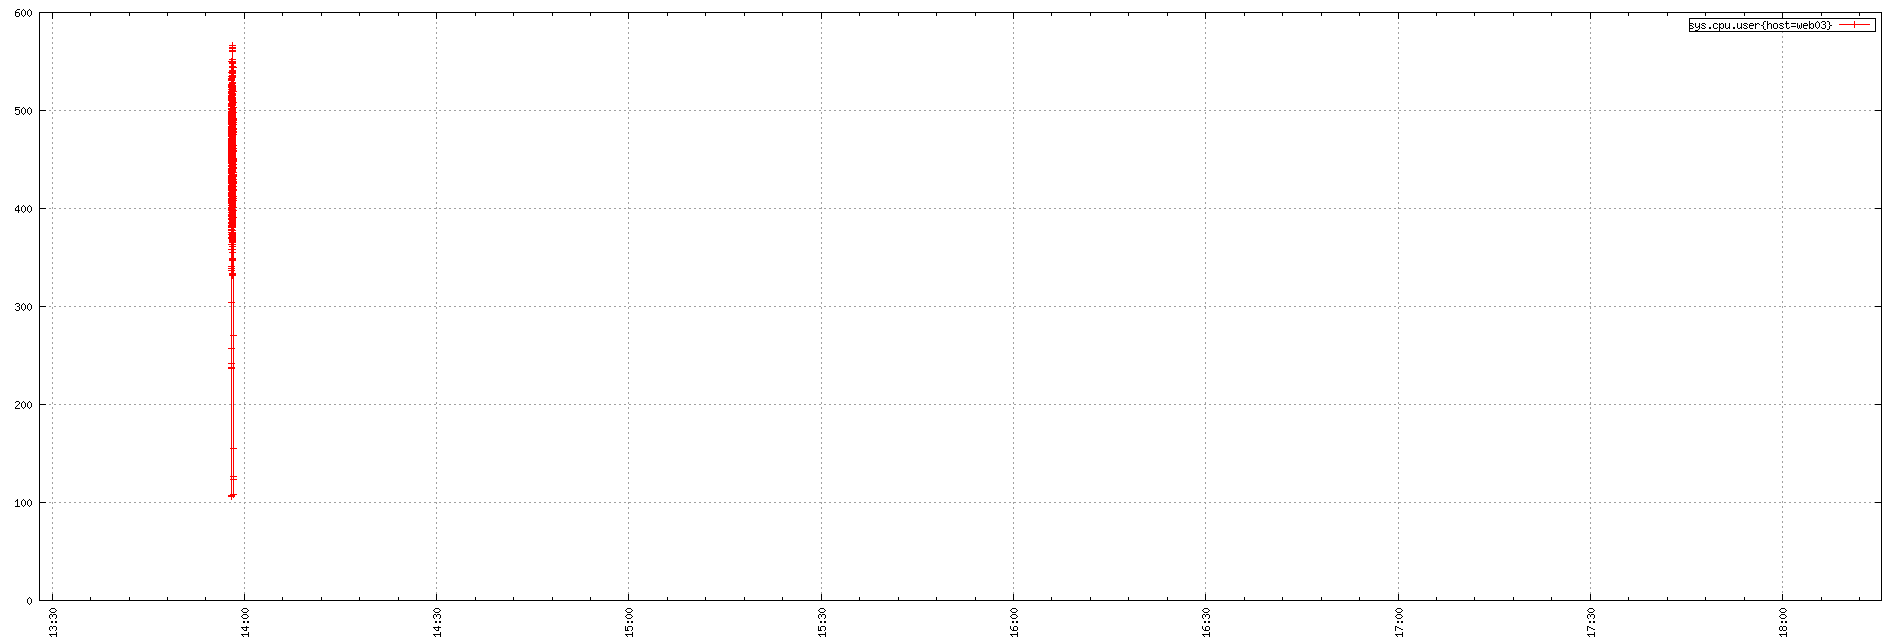

The gnuplot source for this figure:
set term png small size 1900,644
set xdata time
set timefmt "%s"
if (GPVAL_VERSION < 4.6) set xtics rotate; else set xtics rotate right
set output "${TMPDIR-'tmp'}/tsd/8ea3bf8f.png"
set xrange ["1673962082":"1673979326"]
set format x "%H:%M"
set grid
set style data linespoint
set key right box
set yrange [0:]
plot  "${TMPDIR-'tmp'}/tsd/8ea3bf8f_0.dat" using 1:2 title "sys.cpu.user{host=web03}"
